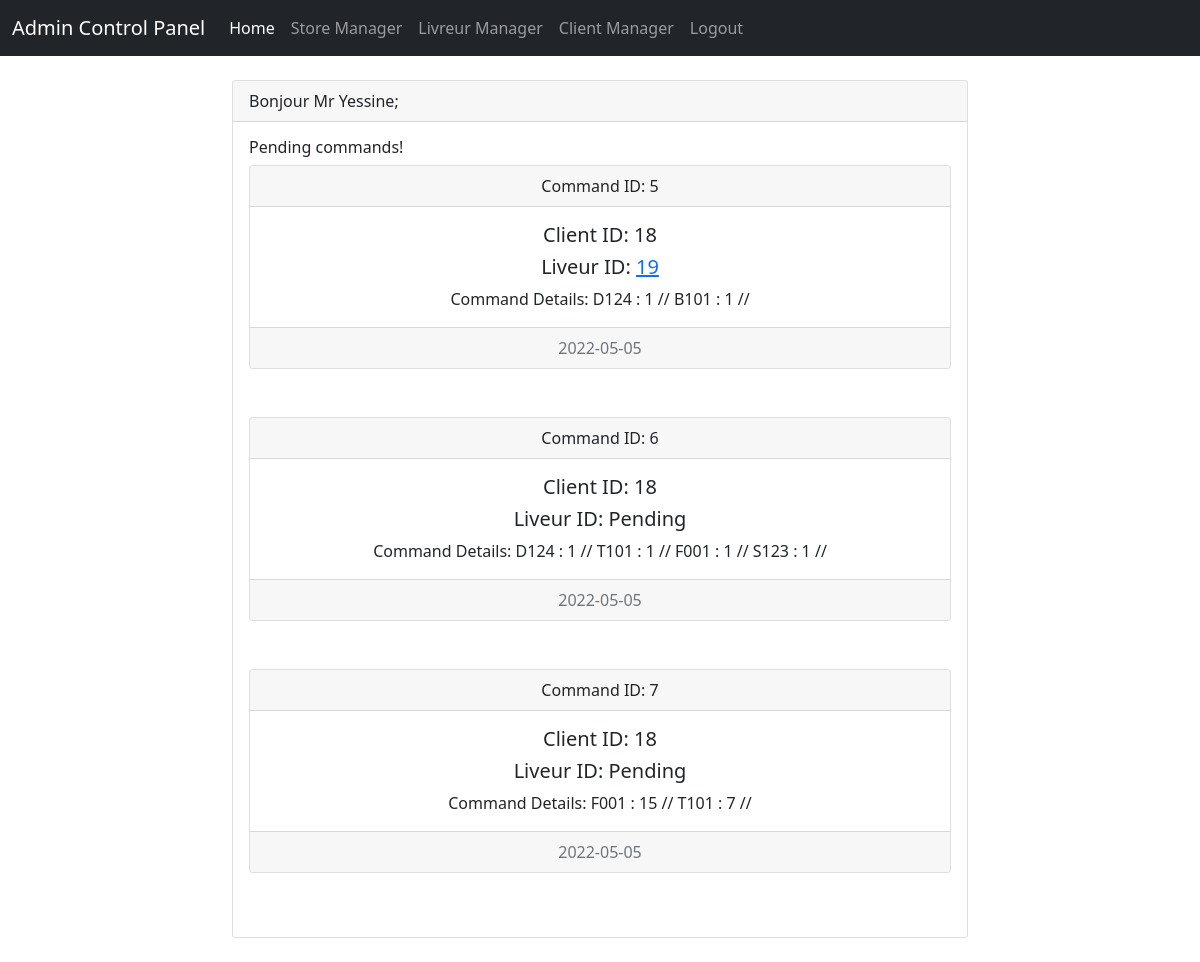
The app's page /Admin/MainPanel.php?view=PendingCMD (signed in), older data.
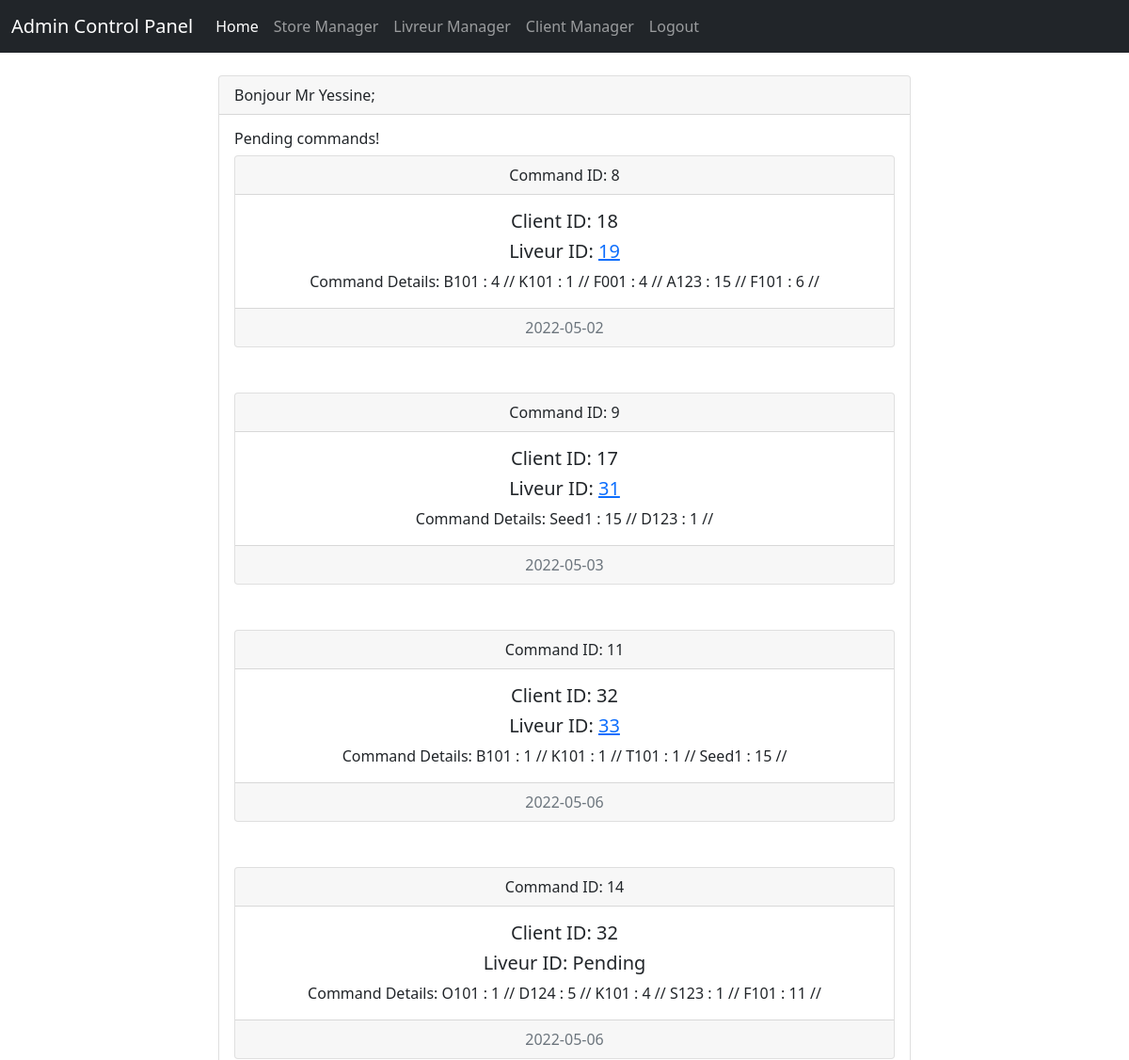
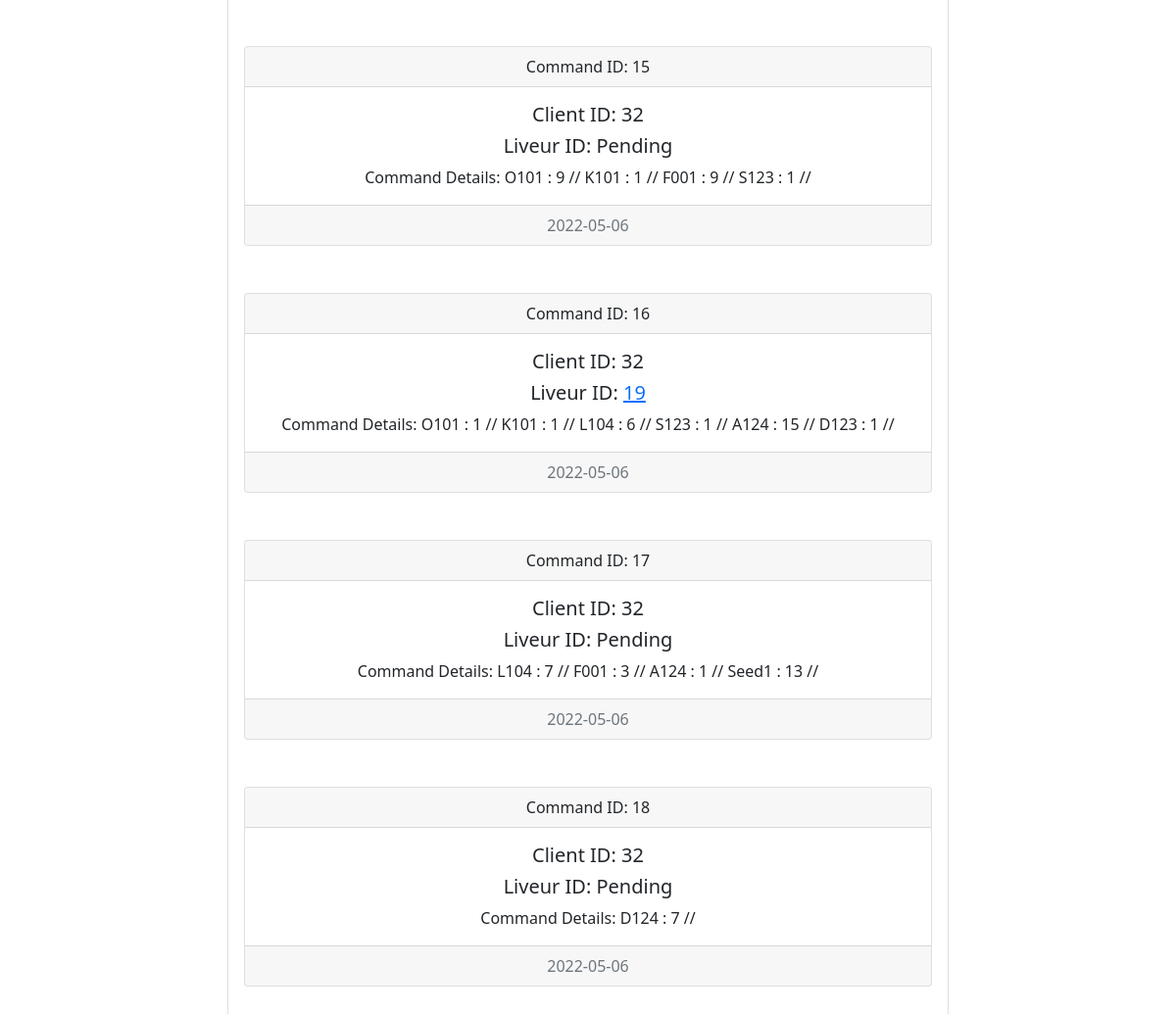
The same page, newer data (2 pictures, top to bottom).
### tables this page shows
CREATE TABLE `commands` (
  `commandID` int(11) NOT NULL,
  `ClientID` int(11) DEFAULT NULL,
  `LivreurID` int(11) DEFAULT NULL,
  `CommandDetails` varchar(200) DEFAULT NULL,
  `LivrasionDate` date DEFAULT NULL,
  `CommandDate` date DEFAULT NULL,
  `STATE` varchar(60) DEFAULT NULL,
  `TakeLivDate` date DEFAULT NULL
);

### Admin/MainPanel.php (the view, shortened to what this page needs)
<?php
if(empty($_SESSION['mail'])){
    header('location: login.php');
}else{
    if($_SESSION['role']!="Admin"){
        echo "NOT FOUND 404";
    }else{
        ?>
<body>
<?php include "header.php";?>
<div id="app">
<main class="py-4">
    <div class="container">
        <div class="row justify-content-center">
            <div class="col-md-8">
            <?php if(isset($_GET["view"])){
                if($_GET["view"]=='PendingCMD'){?>
                <div class="card">
                    <div class="card-header"><?php echo "Bonjour Mr ".  $_SESSION['name']; ?>;</div>
                    <div class="card-body">
                    <h6>Pending commands!</h6>
                    <?php
                        $conn = new mysqli('127.0.0.1', 'root', '', 'db-sou9');
                        $req = "select * from commands where LivrasionDate is null;";
                        $res = $conn->query($req);
                        if($res->num_rows==0){
                            echo '<div class="alert alert-info" role="alert">
                            No Commands Waiting</div>';
                        }else{
                            while ($l=$res->fetch_array()){
                                if($l[2]==null){
                                    $liv = "Pending";
                                }else{
                                    $liv = "<a href='../Admin/Livreur/LivreurViews/V@LivreurDetails.php?idliv=$l[2]'>$l[2]</a>";
                                }
                                echo "
                                <div class='card text-center'>
                                <div class='card-header'>
                                   Command ID:  $l[0]
                                </div>
                                <div class='card-body'>
                                    <h5 class='card-title'>Client ID: $l[1]</h5>
                                    <h5 class='card-title'>Liveur ID: $liv</h5>
                                    <p class='card-text'>Command Details: $l[3]</p>
                                </div>
                                <div class='card-footer text-muted'>
                                   $l[5]
                                </div>
                                </div>
                                <br>
                                <br>
                                ";
                            }
                        }
                    ?>
                </div>
            <?php }}?>
            </div>
        </div>
    </div>
</main>
</div>
</body>
</html>
    <?php
    }}
?>

Row changes from the older to the newer data that the page shows:
no longer on this page (row edited): commands: commandID "5", ClientID "18", LivreurID "19", CommandDetails "D124 : 1 // B101 : 1 //", CommandDate "2022-05-05"
no longer on this page (row edited): commands: commandID "6", ClientID "18", LivreurID "Pending", CommandDetails "D124 : 1 // T101 : 1 // F001 : 1 // S123 : 1 //", CommandDate "2022-05-05"
no longer on this page (row edited): commands: commandID "7", ClientID "18", LivreurID "Pending", CommandDetails "F001 : 15 // T101 : 7 //", CommandDate "2022-05-05"
added commands: commandID "8", ClientID "18", LivreurID "19", CommandDetails "B101 : 4 // K101 : 1 // F001 : 4 // A123 : 15 // F101 : 6 //", CommandDate "2022-05-02"
added commands: commandID "9", ClientID "17", LivreurID "31", CommandDetails "Seed1 : 15 // D123 : 1 //", CommandDate "2022-05-03"
added commands: commandID "11", ClientID "32", LivreurID "33", CommandDetails "B101 : 1 // K101 : 1 // T101 : 1 // Seed1 : 15 //", CommandDate "2022-05-06"
added commands: commandID "14", ClientID "32", LivreurID "Pending", CommandDetails "O101 : 1 // D124 : 5 // K101 : 4 // S123 : 1 // F101 : 11 //", CommandDate "2022-05-06"
added commands: commandID "15", ClientID "32", LivreurID "Pending", CommandDetails "O101 : 9 // K101 : 1 // F001 : 9 // S123 : 1 //", CommandDate "2022-05-06"
added commands: commandID "16", ClientID "32", LivreurID "19", CommandDetails "O101 : 1 // K101 : 1 // L104 : 6 // S123 : 1 // A124 : 15 // D123 : 1 //", CommandDate "2022-05-06"
added commands: commandID "17", ClientID "32", LivreurID "Pending", CommandDetails "L104 : 7 // F001 : 3 // A124 : 1 // Seed1 : 13 //", CommandDate "2022-05-06"
added commands: commandID "18", ClientID "32", LivreurID "Pending", CommandDetails "D124 : 7 //", CommandDate "2022-05-06"
